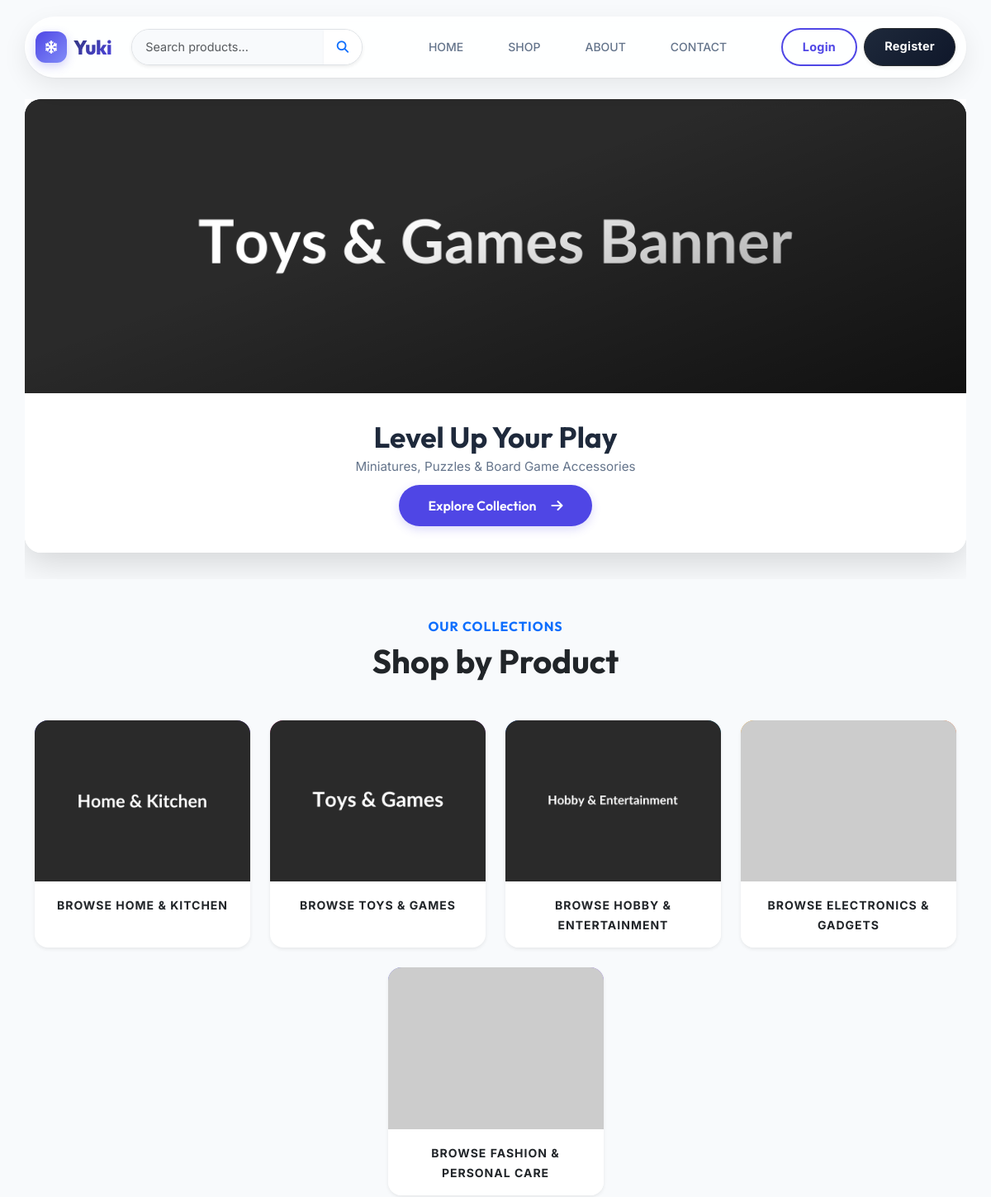
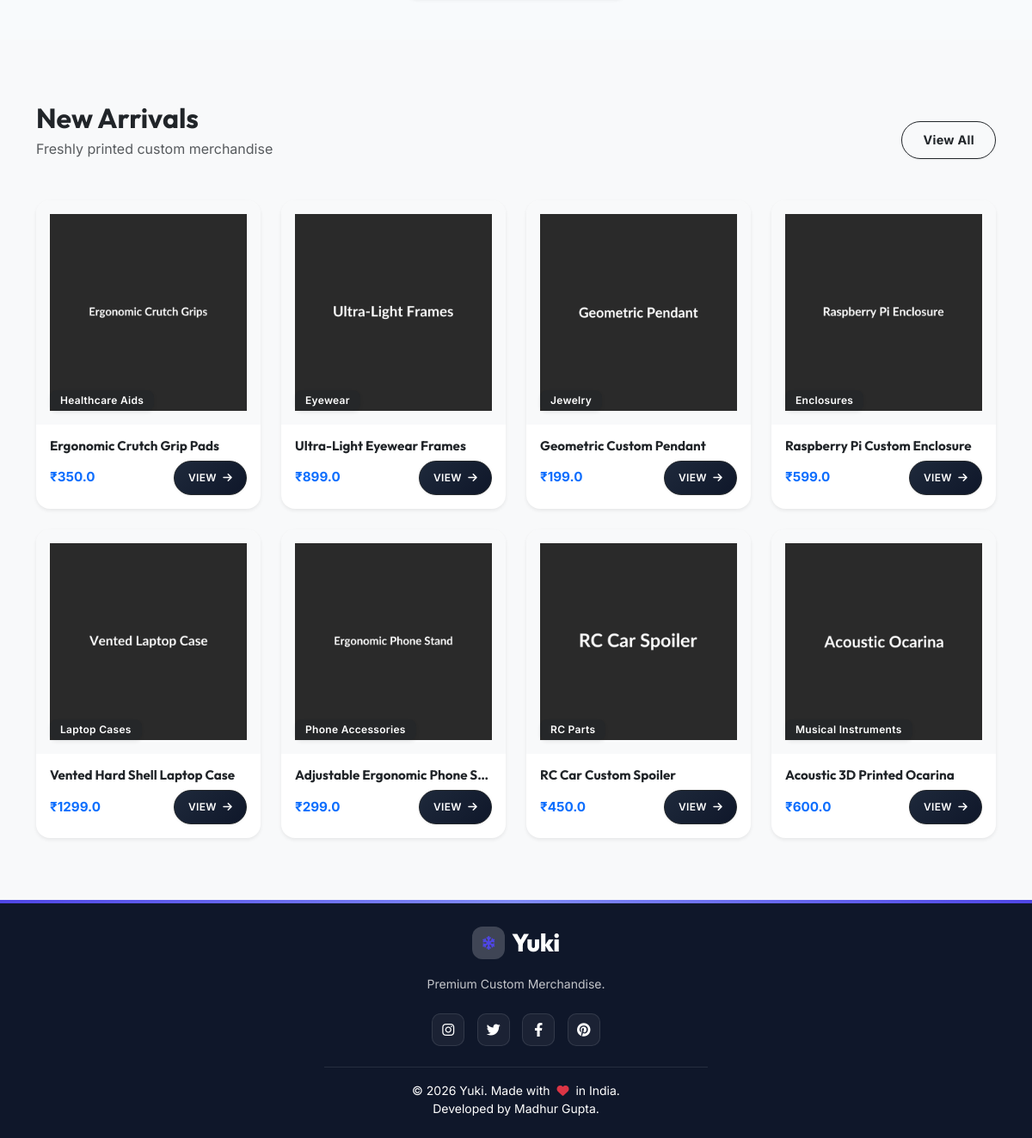
The page / on the database its author committed (2 pictures, top to bottom).
### models.py (models this page shows, shortened)
class Carousel(db.Model):
    id = db.Column(db.Integer, primary_key=True)
    title = db.Column(db.String(100), nullable=False)
    subtitle = db.Column(db.String(100), nullable=True)
    image_file = db.Column(db.String(120), nullable=False)
    link = db.Column(db.String(200), default="#")

class Category(db.Model):
    id = db.Column(db.Integer, primary_key=True)
    name = db.Column(db.String(50), unique=True, nullable=False)
    image_file = db.Column(db.String(150), nullable=True)

class Product(db.Model):
    id = db.Column(db.Integer, primary_key=True)
    name = db.Column(db.String(150), nullable=False)
    base_price = db.Column(db.Float, nullable=False)
    shipping_charge = db.Column(db.Float, default=0.0)
    section = db.Column(db.String(50), nullable=False)  # Main Type: T-Shirts, Hoodies
    section_icon = db.Column(db.String(50), default='fas fa-box-open') # Icon class for UI
    category = db.Column(db.String(50), nullable=False) # Subtype: Oversized, Ceramic
    description = db.Column(db.Text, nullable=True)
    sizes = db.Column(db.String(100), default="S, M, L, XL")
    image_file = db.Column(db.String(120), nullable=False, default='default.jpg')
    images = db.relationship('ProductImage', backref='product', lazy=True, cascade="all, delete-orphan")
    stock = db.Column(db.Integer, default=10)
    advance_percentage = db.Column(db.Float, default=40.0)
    bulk_min_qty = db.Column(db.Integer, default=0)
    bulk_discount_percentage = db.Column(db.Float, default=0.0)

### controllers/user_controller.py (the view)
def home():
    banners = Carousel.query.all()
    sections = db.session.query(Product.section).distinct().all()
    sections = [s[0] for s in sections]
    categories = Category.query.all()
    category_map = {cat.name: cat.image_file for cat in categories}
    products = Product.query.order_by(Product.id.desc()).limit(8).all()
    return render_template('guest/index.html',
                           banners=banners,
                           sections=sections,
                           category_map=category_map,
                           products=products)

### templates/guest/index.html (shortened to what this page needs)
{% extends "layouts/base.html" %}
{% block content %}
<div class="container mt-3 overflow-hidden px-2 px-md-0">
    <div id="heroCarousel" class="carousel slide carousel-fade hero-carousel-wrap" data-bs-ride="carousel"
        data-bs-interval="2000" data-bs-pause="false">
        <div class="carousel-indicators">
            {% for banner in banners %}
            <button type="button" data-bs-target="#heroCarousel" data-bs-slide-to="{{ loop.index0 }}"
                class="{% if loop.first %}active{% endif %}" aria-current="true"></button>
            {% endfor %}
        </div>
        <div class="carousel-inner">
            {% if banners %}
            {% for banner in banners %}
            <div class="carousel-item {% if loop.first %}active{% endif %} hero-carousel-item">
                <div class="hero-image-wrapper">
                    <img src="{{ url_for('static', filename='images/' + banner.image_file) }}"
                        class="hero-carousel-img" alt="{{ banner.title }}"
                        onerror="this.src='https://via.placeholder.com/1920x700/1e293b/ffffff?text={{ banner.title }}'">
                </div>
                {% if banner.title or banner.subtitle or banner.link %}
                <div class="hero-caption">
                    <div class="hero-caption-inner">
                        {% if banner.title %}<h1 class="hero-title">{{ banner.title }}</h1>{% endif %}
                        {% if banner.subtitle %}<p class="hero-subtitle">{{ banner.subtitle }}</p>{% endif %}
                        {% if banner.link %}
                        <a href="{{ banner.link }}" class="hero-cta btn-ripple">
                            Explore Collection <i class="fas fa-arrow-right ms-2"></i>
                        </a>
                        {% endif %}
                    </div>
                </div>
                {% endif %}
            </div>
            {% endfor %}
            {% endif %}
        </div>
    </div>
</div>
<div class="container py-4 py-md-5">
    <div class="text-center mb-4 mb-md-5 reveal">
        <h6 class="text-primary fw-bold text-uppercase ls-1">Our Collections</h6>
        <h2 class="fw-bolder text-dark display-6">Shop by Product</h2>
    </div>
    <div class="row g-4 justify-content-center">
        {% for section in sections %}
        <div class="col-6 col-sm-6 col-md-4 col-lg-3 reveal stagger-{{ (loop.index0 % 6) + 1 }}">
            <a href="{{ url_for('user_bp.shop', section=section) }}" class="text-decoration-none">
                <div class="card border-0 shadow-sm hover-up overflow-hidden rounded-4 text-white text-center h-100">
                    <div class="d-flex align-items-center justify-content-center p-3 position-relative overflow-hidden"
                        style="aspect-ratio: 4/3; max-height: 220px;
                         background: linear-gradient(135deg,
                         {% if loop.index0 % 4 == 0 %}#6366f1, #a855f7
                         {% elif loop.index0 % 4 == 1 %}#ec4899, #8b5cf6
                         {% elif loop.index0 % 4 == 2 %}#3b82f6, #14b8a6
                         {% else %}#f59e0b, #ef4444{% endif %});">
                        {% if category_map and section in category_map %}
                        <img src="{{ url_for('static', filename='images/' + category_map[section]) }}"
                            class="position-absolute top-0 start-0 w-100 h-100" style="object-fit: cover; z-index: 1;"
                            onerror="this.src='https://via.placeholder.com/400x300/1e293b/ffffff?text={{ section|urlencode }}'">
                        {% endif %}
                    </div>
                    <div class="card-footer bg-white text-dark py-3 border-0">
                        <span class="fw-bold text-uppercase small ls-1">Browse {{ section }}</span>
                    </div>
                </div>
            </a>
        </div>
        {% else %}
        <div class="col-12 text-center text-muted">
            <p>No categories found. Add products in Admin Dashboard to see categories here.</p>
        </div>
        {% endfor %}
    </div>
</div>
<div class="bg-light py-4 py-md-5">
    <div class="container py-3 py-md-4">
        <div
            class="d-flex flex-column flex-sm-row justify-content-between align-items-sm-end mb-4 mb-md-5 gap-3 reveal">
            <div class="text-center text-sm-start">
                <h2 class="fw-bolder text-dark mb-1">New Arrivals</h2>
                <p class="text-muted mb-0">Freshly printed custom merchandise</p>
            </div>
            <a href="{{ url_for('user_bp.shop') }}"
                class="btn btn-outline-dark rounded-pill px-4 fw-bold align-self-start align-self-sm-auto btn-ripple">View
                All</a>
        </div>
        <div class="row g-4">
            {% if products %}
            {% for product in products %}
            <div class="col-6 col-sm-6 col-md-4 col-lg-3 reveal stagger-{{ (loop.index0 % 6) + 1 }}">
                <div class="card h-100 border-0 shadow-sm hover-up rounded-4 overflow-hidden">
                    <div class="position-relative bg-light p-2 p-md-3"
                        style="aspect-ratio: 1 / 1; max-height: 300px; display: flex; align-items: center; justify-content: center;">
                        <a href="{{ url_for('user_bp.product_detail', product_id=product.id) }}"
                            class="w-100 h-100 d-flex align-items-center justify-content-center">
                            <img src="{{ url_for('static', filename='images/' + product.image_file) }}"
                                class="img-fluid" style="max-height: 100%; max-width: 100%; object-fit: contain;"
                                alt="{{ product.name }}"
                                onerror="this.src='https://via.placeholder.com/300x300?text=No+Image'">
                        </a>
                        <span
                            class="position-absolute bottom-0 start-0 m-2 m-md-3 badge bg-dark bg-opacity-50 backdrop-blur shadow-sm small">
                            {{ product.category }}
                        </span>
                    </div>
                    <div class="card-body p-2 p-md-3">
                        <h6 class="card-title fw-bold text-dark mb-1 text-truncate" style="font-size: 0.95rem;">
                            <a href="{{ url_for('user_bp.product_detail', product_id=product.id) }}"
                                class="text-decoration-none text-dark">
                                {{ product.name }}
                            </a>
                        </h6>
                        <div class="d-flex flex-wrap justify-content-between align-items-center mt-2 gap-2">
                            <span class="fw-bold text-primary mb-0" style="font-size: 0.95rem;">₹{{ product.base_price
                                }}</span>
                            <a href="{{ url_for('user_bp.product_detail', product_id=product.id) }}"
                                class="btn btn-sm btn-dark rounded-pill px-2 px-md-3" style="font-size: 0.75rem;">
                                VIEW <i class="fas fa-arrow-right ms-1"></i>
                            </a>
                        </div>
                    </div>
                </div>
            </div>
            {% endfor %}
            {% else %}
            <div class="col-12 text-center text-muted py-5">
                <i class="fas fa-box-open fa-3x mb-3 opacity-25"></i>
                <p>No products added by Admin yet.</p>
            </div>
            {% endif %}
        </div>
    </div>
</div>
{% endblock %}

### rows shown on the page
Carousel: image_file (picture), title "Level Up Your Play", subtitle "Miniatures, Puzzles & Board Game Accessories"
Category: image_file (picture)
Category: image_file (picture)
Category: image_file (picture)
Product: image_file (picture), category "Healthcare Aids", name "Ergonomic Crutch Grip Pads", base_price "350.0"
Product: image_file (picture), category "Eyewear", name "Ultra-Light Eyewear Frames", base_price "899.0"
Product: image_file (picture), category "Jewelry", name "Geometric Custom Pendant", base_price "199.0"
Product: image_file (picture), category "Enclosures", name "Raspberry Pi Custom Enclosure", base_price "599.0"
Product: image_file (picture), category "Laptop Cases", name "Vented Hard Shell Laptop Case", base_price "1299.0"
Product: image_file (picture), category "Phone Accessories", name "Adjustable Ergonomic Phone S…", base_price "299.0"
Product: image_file (picture), category "RC Parts", name "RC Car Custom Spoiler", base_price "450.0"
Product: image_file (picture), category "Musical Instruments", name "Acoustic 3D Printed Ocarina", base_price "600.0"

### other values the page prints
{{ section }} "HOME & KITCHEN" "TOYS & GAMES" "HOBBY & ENTERTAINMENT" "ELECTRONICS & GADGETS" "FASHION & PERSONAL CARE"
